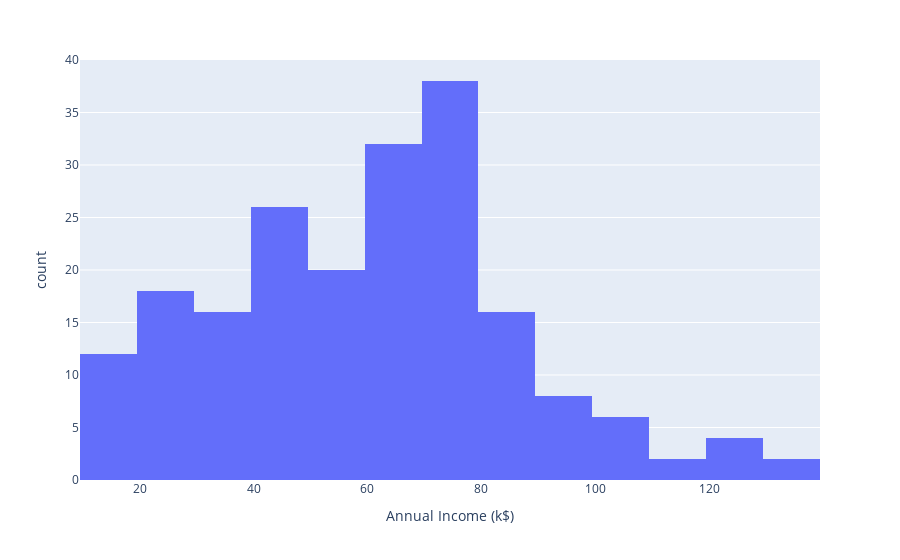

The cell this chart's notebook holds for it:
### Code cell
px.histogram(df,x='Annual Income (k$)')

### Figure 1 — Plotly figure (JSON) as saved in the notebook; plotly's stock layout.template omitted (floating-point values rounded to 4 significant figures; data arrays with more than 128 entries replaced by an {"elided": "..."} marker saying what was removed)
{"data": [{"alignmentgroup": "True", "bingroup": "x", "hoverlabel": {"namelength": 0}, "hovertemplate": "Annual Income (k$)=%{x}<br>count=%{y}", "legendgroup": "", "marker": {"color": "#636efa"}, "name": "", "offsetgroup": "", "orientation": "v", "showlegend": false, "type": "histogram", "x": {"elided": "200 int values"}, "xaxis": "x", "yaxis": "y"}], "layout": {"barmode": "relative", "legend": {"tracegroupgap": 0}, "margin": {"t": 60}, "xaxis": {"anchor": "y", "domain": [0, 1], "title": {"text": "Annual Income (k$)"}}, "yaxis": {"anchor": "x", "domain": [0, 1], "title": {"text": "count"}}}}
